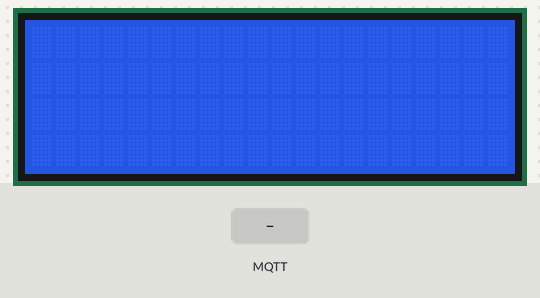
Bench run of a sketch on a simulated ESP32. Shown: 20×4 character LCD. The test bench sets the inputs (shaded band). WiFi joins after 1.5 s; servers stay silent unless stated; no MQTT or app messages arrive unless stated; what the sketch prints to the serial monitor is not drawn.

Above: at 3.3 s.
3.4 s: MQTT message "on" arrives on the first subscribed topic
At 4.7 s:
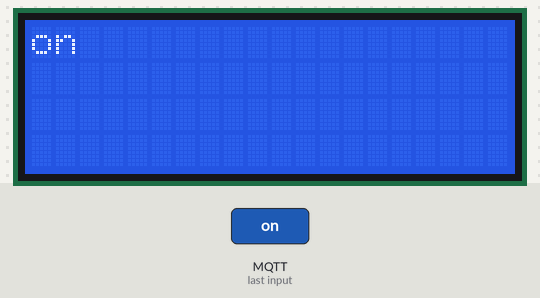
5.1 s: MQTT message "off" arrives on the first subscribed topic
At 6.1 s:
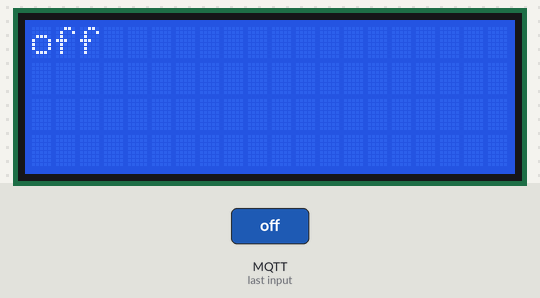
6.6 s: MQTT message "1" arrives on the first subscribed topic
At 7.5 s:
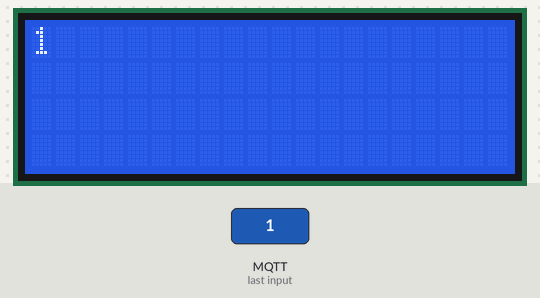
Timing chart, 0 to 9.6 s (numbered marks = the images above; inputs shaded):
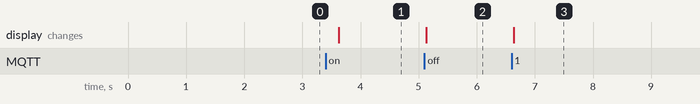

The sketch:

esp32.ino
```cpp
// This example uses an ESP32 Development Board
// to connect to shiftr.io.
//
// You can check on your device after a successful
// connection here: https://www.shiftr.io/try.
//
// by Joël Gähwiler
// https://github.com/256dpi/arduino-mqtt

#include <WiFi.h>
#include <MQTT.h>
#include <LiquidCrystal_I2C.h>

#define LCD_LEN 16

const char ssid[] = "WIFI";
const char pass[] = "PASSWORD";
IPAddress address(192,168,0,0);

const char topic[]    = "schedule/class";
const char username[] = "user";
const char userpass[] = "password";

WiFiClient net;
MQTTClient client;

LiquidCrystal_I2C lcd(0x27,20,4);

void connect() {
  Serial.print("checking wifi...");
  while (WiFi.status() != WL_CONNECTED) {
    Serial.print(".");
    delay(1000);
  }

  Serial.print("\nconnecting...");
  while (!client.connect("esp32-lcd", username, userpass)) {
    Serial.print(".");
    delay(1000);
  }

  Serial.println("\nconnected!");

  client.subscribe(topic);
}

void messageReceived(String &topic, String &payload) {
  Serial.println("incoming: " + topic + " - " + payload);

  // Note: Do not use the client in the callback to publish, subscribe or
  // unsubscribe as it may cause deadlocks when other things arrive while
  // sending and receiving acknowledgments. Instead, change a global variable,
  // or push to a queue and handle it in the loop after calling `client.loop()`.

  int slen = payload.length();

  lcd.clear();
  lcd.setCursor(0,0);
  lcd.print(payload);

  if (slen > LCD_LEN) {
    String subs = payload.substring(LCD_LEN+1);
    lcd.setCursor(0,1);
    lcd.print(subs);
  }
}

void setup() {
  lcd.init();
  lcd.backlight();

  Serial.begin(115200);
  WiFi.begin(ssid, pass);

  client.begin(address, net);
  client.onMessage(messageReceived);

  connect();
}

void loop() {
  client.loop();
  delay(500);

  if (!client.connected()) {
    connect();
  }
}
```

Measured:
- after the input at 3.4 s, the display: changes after 0.22 s (image 1)
- after the input at 5.1 s, the display: changes at once (image 2)
- after the input at 6.6 s, the display: changes at once (image 3)
